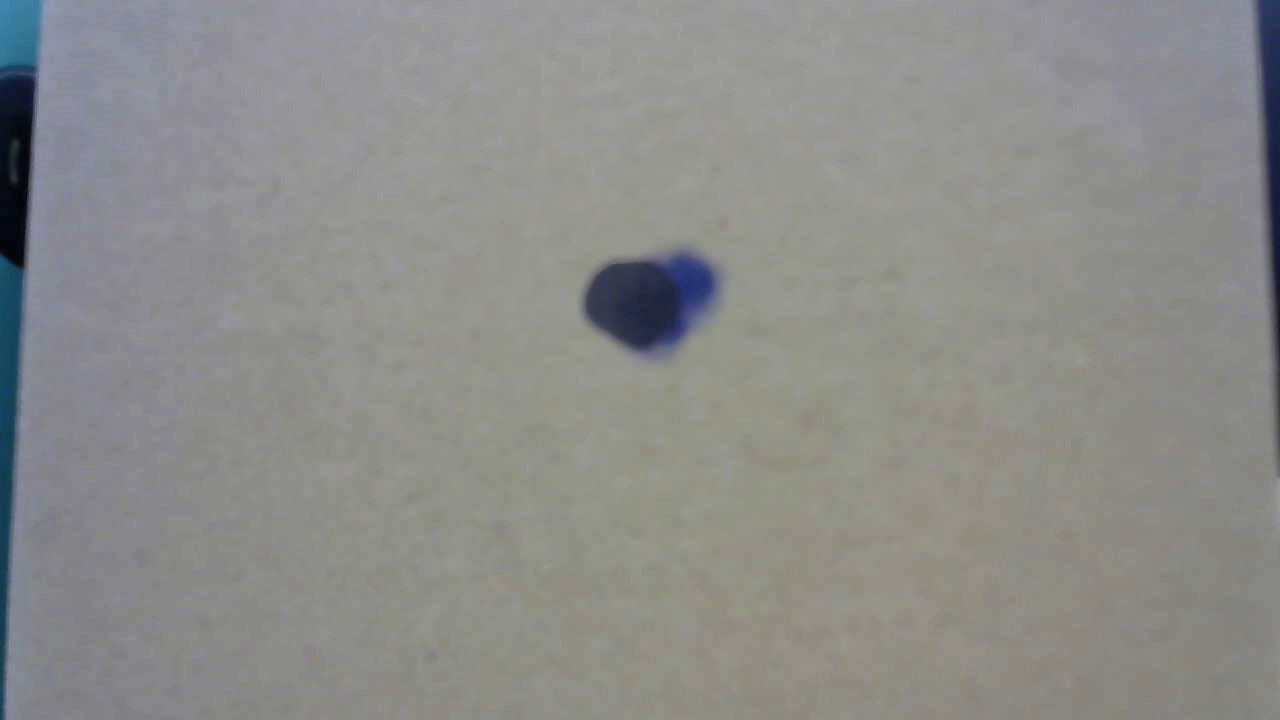
#> input picture Image Stuff/Black.jpg, 1280 x 720 px, given in place of the camera
$ python bwDetect.py
#> lines starting #> are read from the running program, lines starting #| are printed output that depends on the picture; after the words box and inside, x2 and y2 are one past the last pixel; in counts of white or black regions, pixels touching at a corner belong together
from imutils.video import VideoStream
import numpy as np
import cv2
import imutils
import time

vs = VideoStream(src=1).start()

time.sleep(2.0)

thresh = 100

while True:
	frame = vs.read()
#> frame is the input picture: shape (720, 1280, 3); mean B, G, R 138.6, 140.9, 140.4

#	if frame is None:
#		break

	frame = imutils.resize(frame,width=600)
#> frame: shape (337, 600, 3)
	gray = cv2.cvtColor(frame, cv2.COLOR_BGR2GRAY)
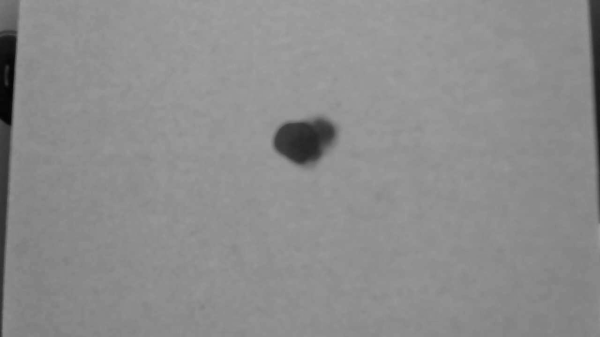
#> gray: shape (337, 600); min 4, max 161, mean 140.5
	blurred = cv2.GaussianBlur(gray, (11, 11), 0)
	blurred = cv2.erode(blurred, None, iterations=2)
	blurred = cv2.dilate(blurred,None, iterations=2)

	(t, binary) = cv2.threshold(blurred, thresh, 255, cv2.THRESH_BINARY)
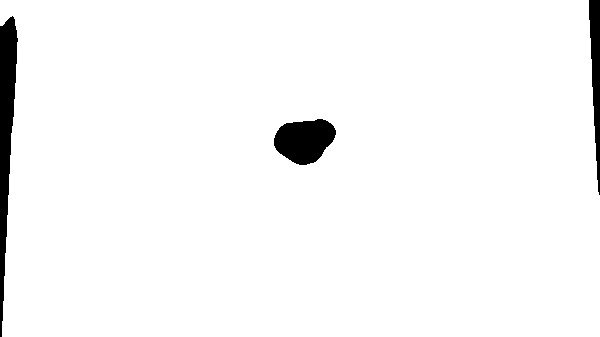
#> binary: shape (337, 600); 96.8% white; 3 black regions
#> t = 100
	cnts = cv2.findContours(binary, cv2.RETR_EXTERNAL, cv2.CHAIN_APPROX_SIMPLE)
#> cnts = 1 contour; box (x1, y1, x2, y2) and area: (0, 0, 600, 337) 196894
	while len(cnts) != 1:
		frame = vs.read()

#	if frame is None:
#		break

		frame = imutils.resize(frame,width=600)
		gray = cv2.cvtColor(frame, cv2.COLOR_BGR2GRAY)
		blurred = cv2.GaussianBlur(gray, (11, 11), 0)
		blurred = cv2.erode(blurred, None, iterations=2)
		blurred = cv2.dilate(blurred,None, iterations=2)

		(t, binary) = cv2.threshold(blurred, thresh, 255, cv2.THRESH_BINARY)
		cnts = cv2.findContours(binary, cv2.RETR_EXTERNAL, cv2.CHAIN_APPROX_SIMPLE)

		thresh = thresh + 1

		if thresh >= 255:
			thresh = 155

		(t, binary) = cv2.threshold(blurred, thresh, 255, cv2.THRESH_BINARY)
#> binary: shape (337, 600); 96.8% white; 3 black regions
#> t = 101
		cnts = cv2.findContours(binary, cv2.RETR_EXTERNAL, cv2.CHAIN_APPROX_SIMPLE)
#> cnts = 1 contour; box (x1, y1, x2, y2) and area: (0, 0, 600, 337) 196822

	if len(cnts)> 0:
		for (i, c) in enumerate(cnts):
			print("\tSize of contour %d: %d" % (i, len(c)))
	cv2.drawContours(image = gray, contours = cnts, contourIdx = -1, color = (0, 0, 255), thickness = 5)
	cv2.imshow("Frame",gray)
	cv2.imshow("Binary",binary)
	key = cv2.waitKey(1) & 0xFF

	if key == ord("q"):
		break;
vs.stop()

cv2.destroyAllWindows()
